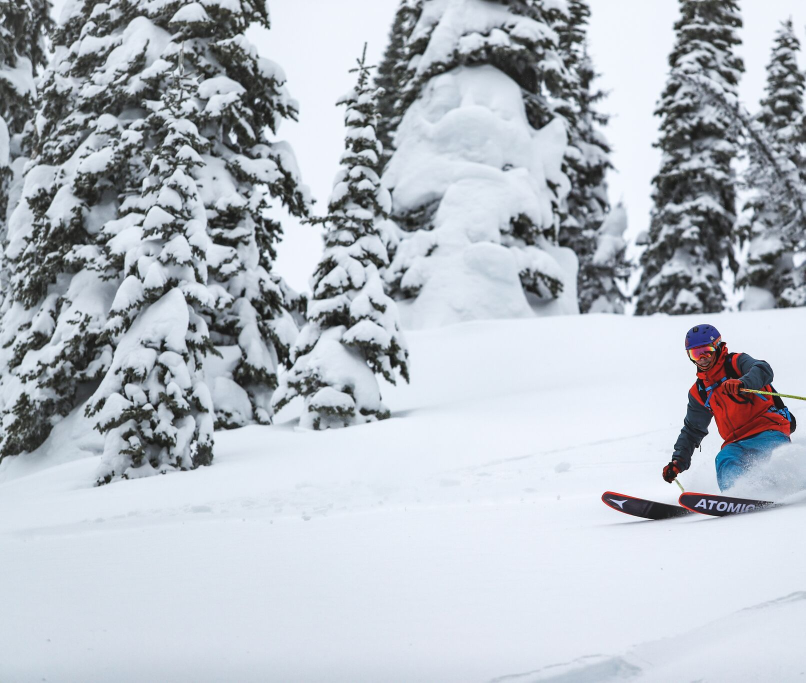
#> input picture image-stitching/images/skier/skier-left.jpg, 1611 x 1365 px (shown at 1/2 size)
$ python orb-flann-stitching.py
#> lines starting #> are read from the running program, lines starting #| are printed output that depends on the picture; after the words box and inside, x2 and y2 are one past the last pixel; in counts of white or black regions, pixels touching at a corner belong together
import cv2
import numpy as np


## RESOURCES
# tutorial: https://medium.com/pylessons/image-stitching-with-opencv-and-python-1ebd9e0a6d78
# opencv feature matching docs: https://docs.opencv.org/master/dc/dc3/tutorial_py_matcher.html
# cv2.findHomography(): https://docs.opencv.org/2.4/modules/calib3d/doc/camera_calibration_and_3d_reconstruction.html?highlight=findhomography
# cv2.warpPerspective(): https://docs.opencv.org/2.4/modules/imgproc/doc/geometric_transformations.html#void%20warpPerspective(InputArray%20src,%20OutputArray%20dst,%20InputArray%20M,%20Size%20dsize,%20int%20flags,%20int%20borderMode,%20const%20Scalar&%20borderValue)
# query vs. train: https://subscription.packtpub.com/book/application_development/9781785283932/6/ch06lvl1sec57/creating-the-panoramic-image
# cropping: https://codereview.stackexchange.com/questions/132914/crop-black-border-of-image-using-numpy

## FUNCTIONS
def draw_keypoints(img, keypoints):
    for kp in keypoints:
            x, y = kp.pt
            cv2.circle(img, (int(x), int(y)), 2, (0,255,0) )


## READ IN IMAGES
img_query = cv2.imread("images/skier/skier-left.jpg",1) # query, = the first/original image, what we will stitch TO
#> img_query is the input picture: shape (1365, 1611, 3); mean B, G, R 196.2, 188, 181.5
img_train = cv2.imread("images/skier/skier-right.jpg",1) # train = the second/additional image, we will distort/crop using the homography matrix
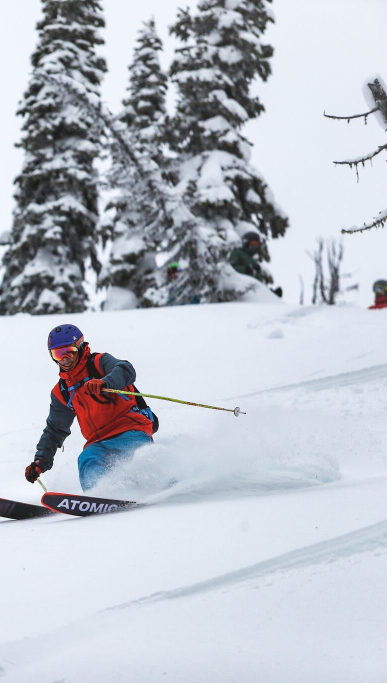
#> input picture image-stitching/images/skier/skier-right.jpg, 773 x 1365 px (shown at 1/2 size)
#> img_train is the input picture: shape (1365, 773, 3); mean B, G, R 200.5, 191, 186.1

# display images, for testing purposes
cv2.imshow("Query Image", img_query)
cv2.imshow("Train Image", img_train)
cv2.waitKey(0)


## FIND KEYPOINTS AND DESCRIPTORS --> ORB
# initiate detector
orb = cv2.ORB_create(nfeatures=5000) # increasing nfeatures allows for more keypoints but takes longer to compute

# calculate keypoints and descriptors
kp_query, des_query = orb.detectAndCompute(img_query, None)
#> kp_query = 5000 keypoints; strongest (x, y, size): (1458, 706, 31), (1451, 686, 31), (1395, 894, 44.6), (1391, 896, 31)
kp_train, des_train = orb.detectAndCompute(img_train, None)
#> kp_train = 5000 keypoints; strongest (x, y, size): (183, 706, 31), (65, 966, 37.2), (116, 896, 31), (176, 686, 31)

# draw keypoints, for testing purposes
draw_query_kp = img_query.copy()
draw_train_kp = img_train.copy()
draw_keypoints(draw_query_kp, kp_query)
#> the loop in draw_keypoints, `for kp in keypoints:` made 5000 passes
#> (kp, x, y) on passes 1 to 3: (keypoint at (89, 137), size 31, 89, 137), (keypoint at (284, 682), size 31, 284, 682), (keypoint at (330, 682), size 31, 330, 682)
#> after the loop in draw_keypoints, `for kp in keypoints:`:
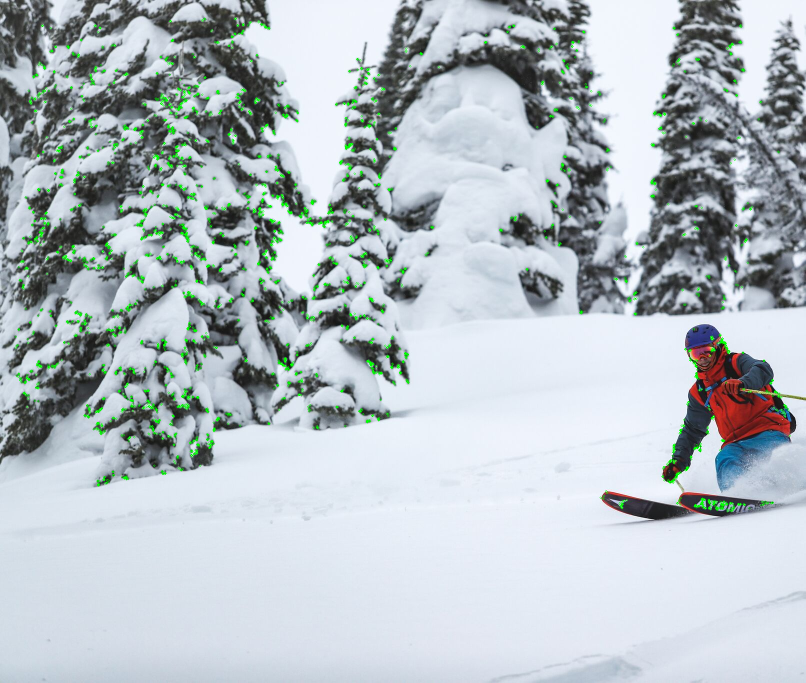
#> img: shape (1365, 1611, 3) (shown at 1/2 size); mean B, G, R 194.6, 189.6, 180
draw_keypoints(draw_train_kp, kp_train)
#> the loop in draw_keypoints (call 2), `for kp in keypoints:` made 5000 passes
#> (kp, x, y) on passes 1 to 3: (keypoint at (496, 42), size 31, 496, 42), (keypoint at (57, 226), size 31, 57, 226), (keypoint at (51, 226), size 31, 51, 226)
#> after the loop in draw_keypoints (call 2), `for kp in keypoints:`:
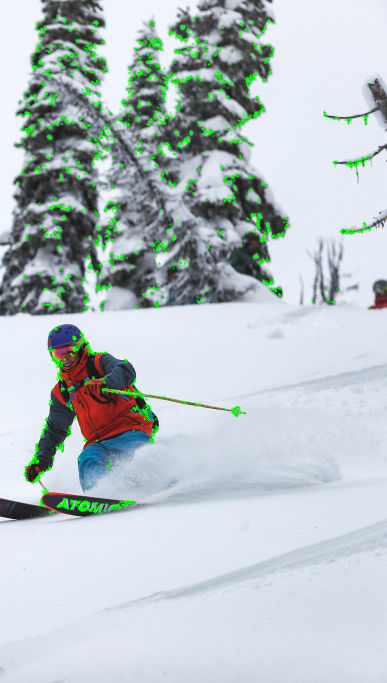
#> img: shape (1365, 773, 3) (shown at 1/2 size); mean B, G, R 197.1, 194, 183
cv2.imshow("Query Keypoints", draw_query_kp)
cv2.imshow("Train Keypoints", draw_train_kp)
cv2.waitKey(0)


## FIND MATCHES --> FLANN + knn with ratio test
# set up matching parameters
FLANN_INDEX_LSH = 6
index_params= dict(algorithm = FLANN_INDEX_LSH,
                   table_number = 6, # 12, 6
                   key_size = 12,     # 20, 12
                   multi_probe_level = 1) #2, 1
search_params = dict(checks=50)   # number of times to traverse tree, larger is more accurate but takes longer

# find matches
flann = cv2.FlannBasedMatcher(index_params,search_params)
flann_rawMatches = flann.knnMatch(des_query,des_train,k=2)
#> flann_rawMatches = 5000 matches

# apply ratio test to filter out poor matches
flann_matches = []
flann_ratio = 0.25 # increase to allow more matches, but may lose accuracy

for m,n in flann_rawMatches:
    if m.distance < flann_ratio*n.distance:
        flann_matches.append(m)
#> after the loop, flann_matches = 360 matches

# draw matches, for testing purposes
draw_params = dict(matchColor=(0,255,0), singlePointColor=None, flags=2)
drawn_matches = cv2.drawMatches(img_query, kp_query, img_train, kp_train, flann_matches, None, **draw_params)
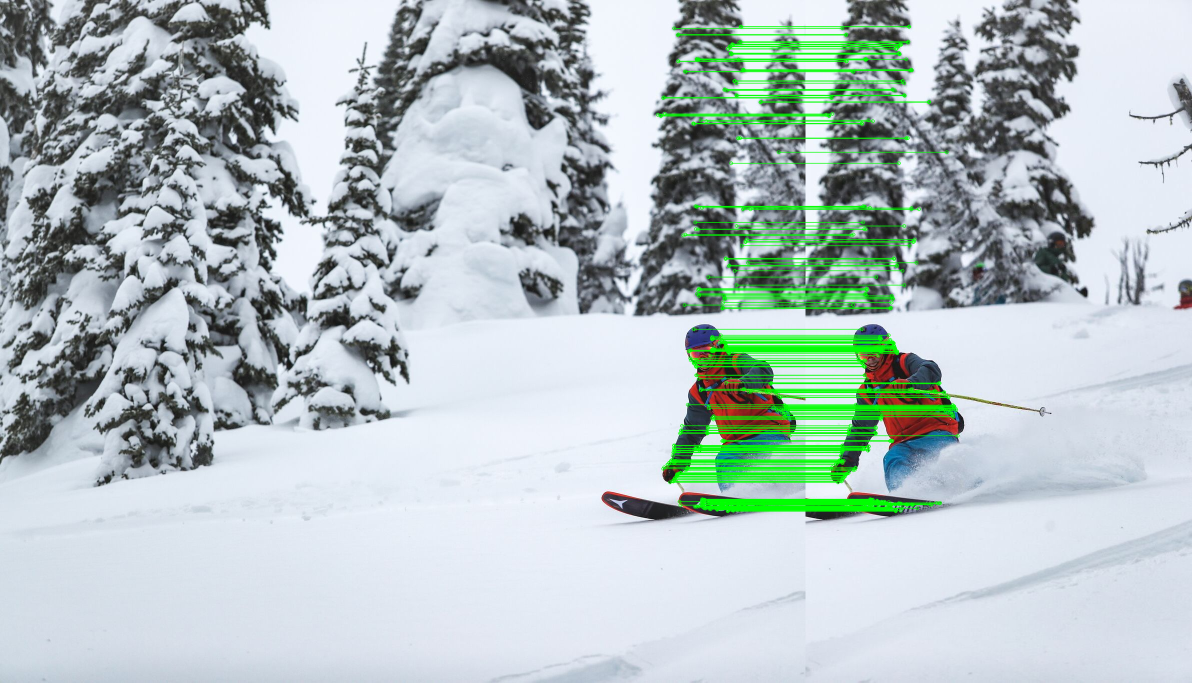
#> drawn_matches: shape (1365, 2384, 3) (shown at 1/2 size); mean B, G, R 192.7, 192.1, 178.4

# display matches, for testing purposes
cv2.imshow("Feature Matches", drawn_matches)
cv2.waitKey(0)

## CALCULATE HOMOGRAPHY MATRIX
MIN_MATCH_COUNT = 4 # computing a homography matrix requires at least 4 matches

if len(flann_matches) > MIN_MATCH_COUNT: # make sure there are enough matches

    # points of interest
    queryPts = np.float32([ kp_query[m.queryIdx].pt for m in flann_matches ]).reshape(-1,1,2)
#> queryPts = 360 rows, first 8: [1427, 696], [1556, 791], [1444, 682], [1387, 726], [1533, 781], [1501, 783], [1401, 780], [1552, 784]
    trainPts = np.float32([ kp_train[m.trainIdx].pt for m in flann_matches ]).reshape(-1,1,2)
#> trainPts = 360 rows, first 8: [152, 696], [281, 791], [169, 682], [112, 726], [258, 781], [226, 783], [126, 780], [277, 784]

    # calculate homography
    reprojThresh = 5 # reprojection error for RANSAC to treat a point as an inlier
    M, status = cv2.findHomography(trainPts, queryPts, cv2.RANSAC, reprojThresh) # use RANSAC for robust linear regression
#> M = [[1, -0.000111, 1274.9], [0.0012, 1, -0.202], [1.48e-06, -3.34e-08, 1]]; status = 360 values from 1 to 1

    ## WARP TRAIN IMAGE USING HOMOGRAPHY
    # output dimensions for warping
    width = img_query.shape[1] + img_train.shape[1] # width is at most both images completely side by side, this will be cropped for final output
#> width = 2384
    height = img_query.shape[0] + img_train.shape[0] # height is at most both images stacked on top of each other, this will be cropped for final output
#> height = 2730

    # apply homography warping
    result = cv2.warpPerspective(img_train, M, (width, height)) # train image plan will be warped by the homography to the query image plane

    # display warped image, for testing purposes
    cv2.imshow("Warped Train Image", result)
    cv2.waitKey(0)

    # fill in result with query image
    result[0:img_query.shape[0], 0:img_query.shape[1]] = img_query
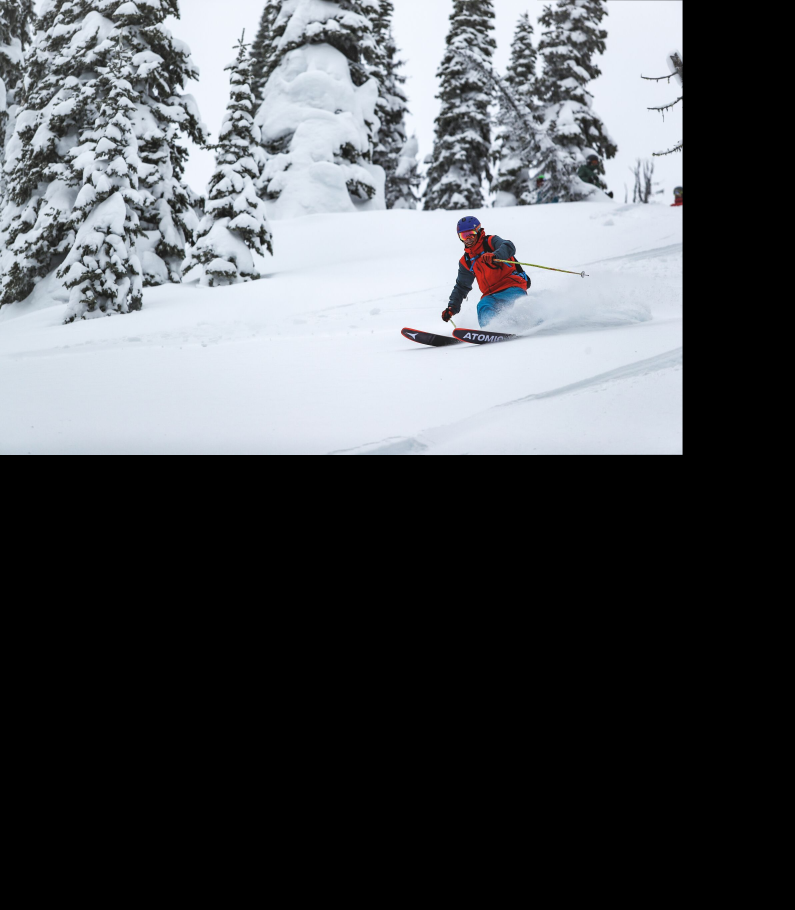
#> result: shape (2730, 2384, 3) (shown at 1/3 size); mean B, G, R 85.9, 82.2, 79.5

    # display raw stitching, for testing purposes
    cv2.imshow("Raw Stitching", result)
    cv2.waitKey(0)

    ## CROP LEFT-OVER BLACK SPACE
    gray = cv2.cvtColor(result, cv2.COLOR_BGR2GRAY)
    mask = gray > 0 # mask of non-black pixels (assuming image has a single channel)
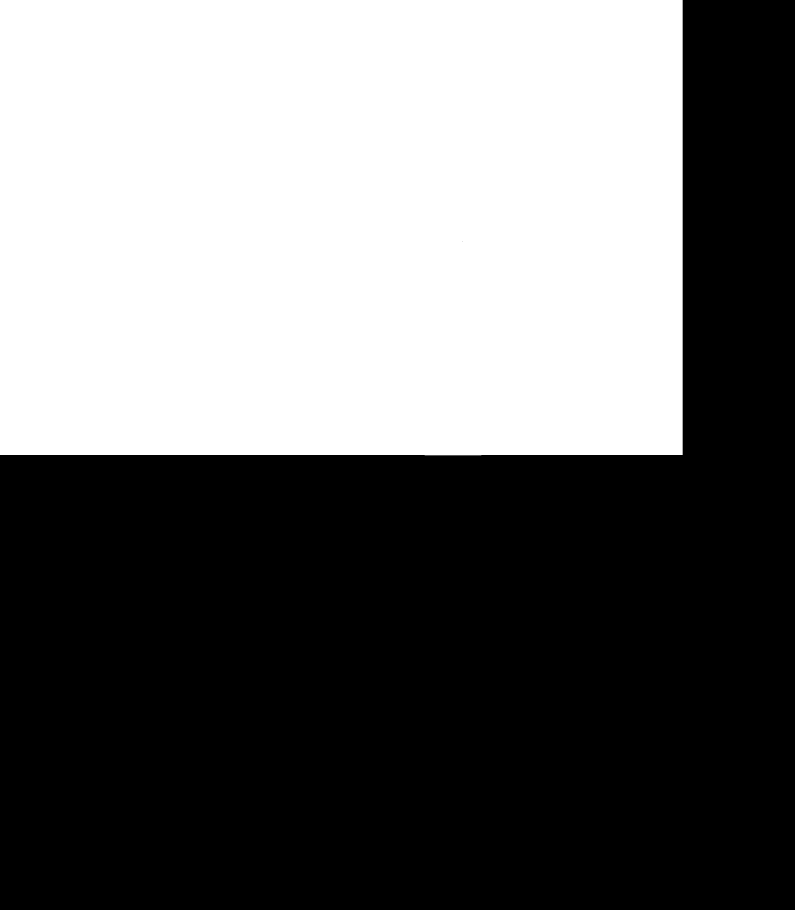
#> mask: shape (2730, 2384) bool (shown at 1/3 size); 43% white; 1 white region, box (x1, y1, x2, y2) and area: (0, 0, 2048, 1366) 2795689

    coords = np.argwhere(mask) # coordinates of non-black pixels
#> coords = 2795689 pairs, first value 0 to 1365, second value 0 to 2047

    x0, y0 = coords.min(axis=0) # bounding box of non-black pixels
#> x0 = 0; y0 = 0
    x1, y1 = coords.max(axis=0) + 1 # slices are exclusive at the top
#> x1 = 1366; y1 = 2048

    output = result[x0:x1, y0:y1] # get the contents of the bounding box
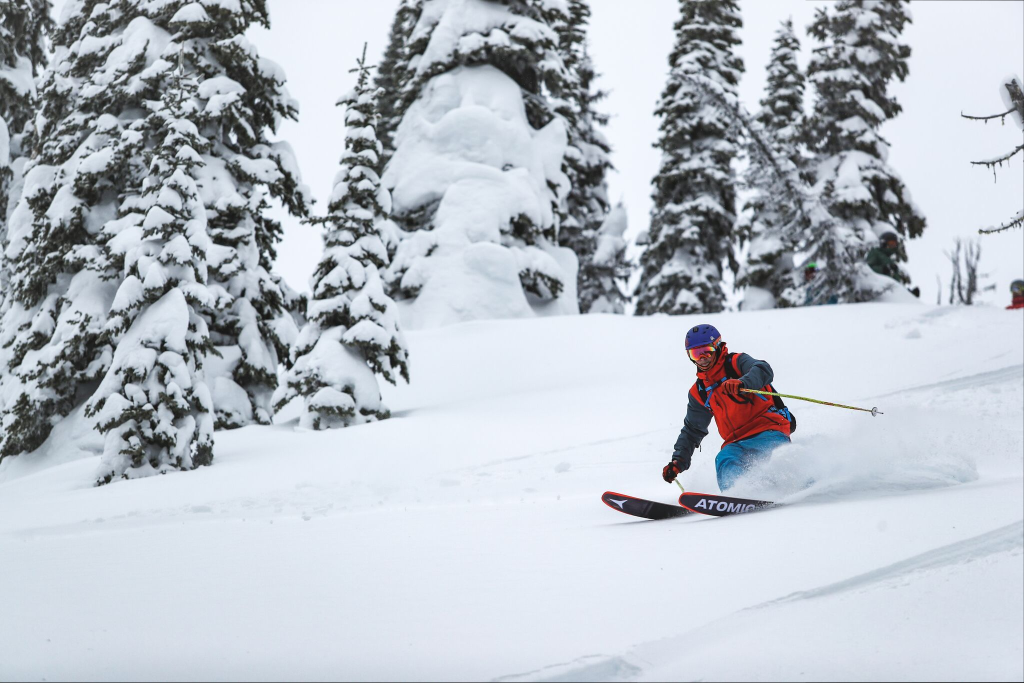
#> output: shape (1366, 2048, 3) (shown at 1/2 size); mean B, G, R 199.9, 191.3, 184.8

    # display final cropped stitching, for testing purposes
    cv2.imshow("Final Output", output)
    cv2.waitKey(0)

else: # not enough matches to compute homography matrix
    print("Need at least", MIN_MATCH_COUNT, "matches, found:", (len(flann_matches)/MIN_MATCH_COUNT))
